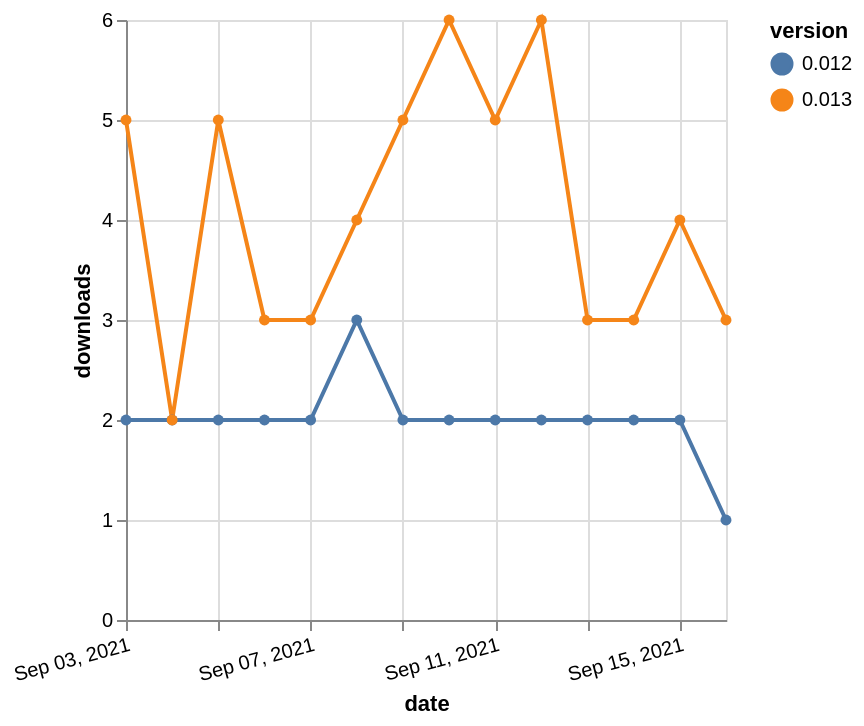

Vega-Lite specification for this chart:
### Vega-Lite specification from a JSON file in a GitHub repository (floating-point values rounded to 4 significant figures)
{"$schema": "https://vega.github.io/schema/vega-lite/v5.json", "description": "A simple bar chart with embedded data.", "data": {"values": [{"date": "2021-09-03", "total": 4217, "delta": 2, "version": "0.012"}, {"date": "2021-09-04", "total": 4219, "delta": 2, "version": "0.012"}, {"date": "2021-09-05", "total": 4221, "delta": 2, "version": "0.012"}, {"date": "2021-09-06", "total": 4223, "delta": 2, "version": "0.012"}, {"date": "2021-09-07", "total": 4225, "delta": 2, "version": "0.012"}, {"date": "2021-09-08", "total": 4228, "delta": 3, "version": "0.012"}, {"date": "2021-09-09", "total": 4230, "delta": 2, "version": "0.012"}, {"date": "2021-09-10", "total": 4232, "delta": 2, "version": "0.012"}, {"date": "2021-09-11", "total": 4234, "delta": 2, "version": "0.012"}, {"date": "2021-09-12", "total": 4236, "delta": 2, "version": "0.012"}, {"date": "2021-09-13", "total": 4238, "delta": 2, "version": "0.012"}, {"date": "2021-09-14", "total": 4240, "delta": 2, "version": "0.012"}, {"date": "2021-09-15", "total": 4242, "delta": 2, "version": "0.012"}, {"date": "2021-09-16", "total": 4243, "delta": 1, "version": "0.012"}, {"date": "2021-09-03", "total": 13612, "delta": 5, "version": "0.013"}, {"date": "2021-09-04", "total": 13614, "delta": 2, "version": "0.013"}, {"date": "2021-09-05", "total": 13619, "delta": 5, "version": "0.013"}, {"date": "2021-09-06", "total": 13622, "delta": 3, "version": "0.013"}, {"date": "2021-09-07", "total": 13625, "delta": 3, "version": "0.013"}, {"date": "2021-09-08", "total": 13629, "delta": 4, "version": "0.013"}, {"date": "2021-09-09", "total": 13634, "delta": 5, "version": "0.013"}, {"date": "2021-09-10", "total": 13640, "delta": 6, "version": "0.013"}, {"date": "2021-09-11", "total": 13645, "delta": 5, "version": "0.013"}, {"date": "2021-09-12", "total": 13651, "delta": 6, "version": "0.013"}, {"date": "2021-09-13", "total": 13654, "delta": 3, "version": "0.013"}, {"date": "2021-09-14", "total": 13657, "delta": 3, "version": "0.013"}, {"date": "2021-09-15", "total": 13661, "delta": 4, "version": "0.013"}, {"date": "2021-09-16", "total": 13664, "delta": 3, "version": "0.013"}]}, "width": "container", "mark": {"type": "line", "point": {"filled": true}}, "encoding": {"x": {"field": "date", "type": "temporal", "timeUnit": "yearmonthdate", "title": "date", "axis": {"labelAngle": -15}}, "y": {"field": "delta", "type": "quantitative", "title": "downloads"}, "color": {"field": "version", "type": "nominal"}, "tooltip": {"field": "delta"}}}
